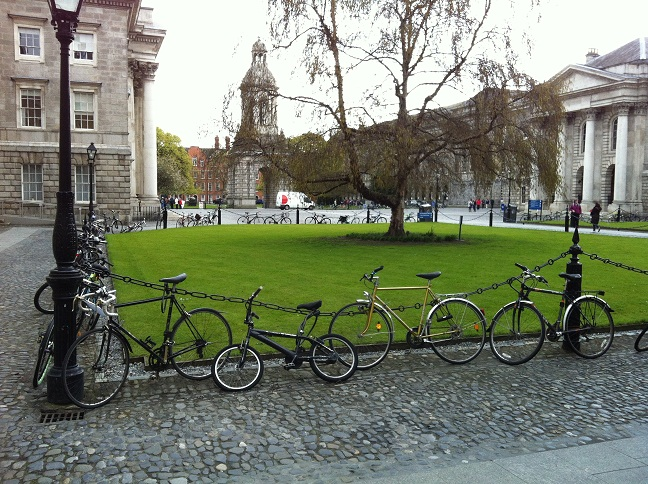
#> input picture lab5/TrinityBikes.JPG, 648 x 484 px, found by its file name
$ python edge_detectors.py   (older library calls are emulated)
#> lines starting #> are read from the running program, lines starting #| are printed output that depends on the picture
import cv2

img = cv2.imread('TrinityBikes.jpg')
#> img is the input picture: shape (484, 648, 3); mean B, G, R 109.9, 127.5, 121.2
gray = cv2.cvtColor(img, cv2.COLOR_BGR2GRAY)
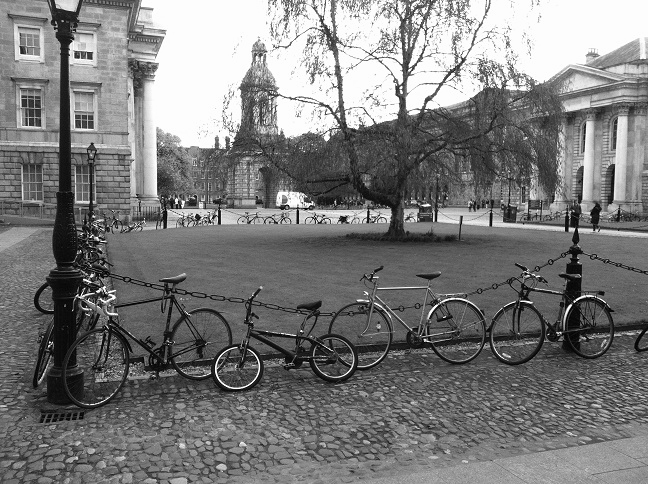
#> gray: shape (484, 648); min 0, max 255, mean 123.6
img_gaussian = cv2.GaussianBlur(gray, (3, 3), 0)
img_sobelx = cv2.Sobel(img_gaussian, cv2.CV_8U, 1, 0, ksize=5)
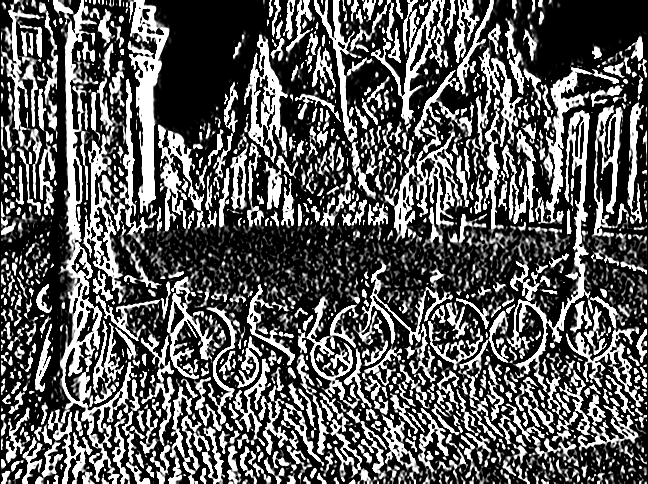
#> img_sobelx: shape (484, 648); min 0, max 255, mean 89.8
img_sobely = cv2.Sobel(img_gaussian, cv2.CV_8U, 0, 1, ksize=5)
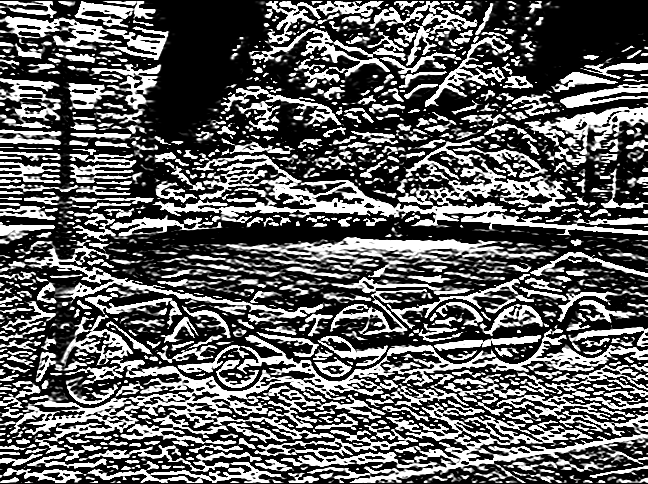
#> img_sobely: shape (484, 648); min 0, max 255, mean 95.1
img_sobel = img_sobelx + img_sobely
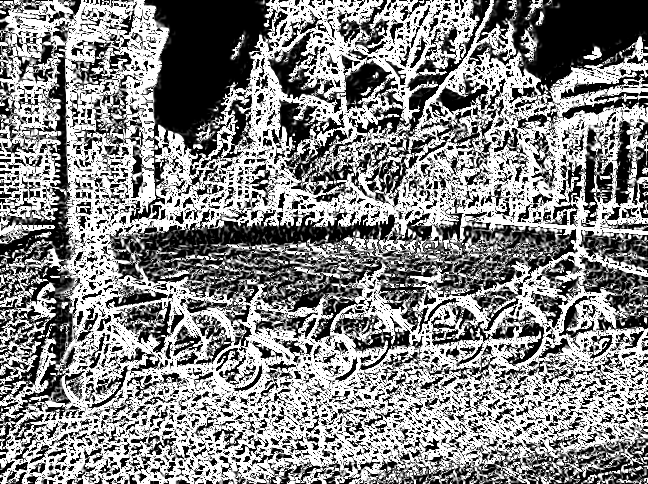
#> img_sobel: shape (484, 648); min 0, max 255, mean 134.6

cv2.imshow('Sobel', img_sobel)
k = cv2.waitKey(0) & 0xFF
#> (key Esc is pressed here)

if k == '27':
    cv2.destroyAllWindows()
